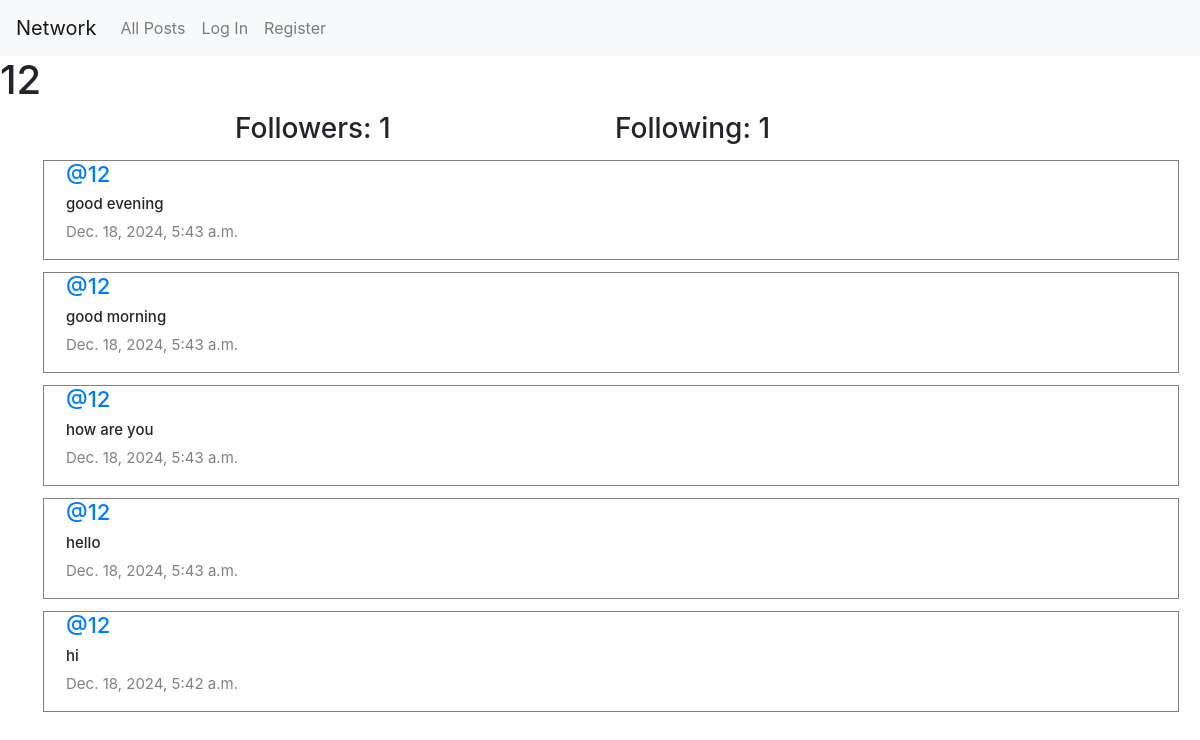
The page /profile/2 on the database its author committed.
### network/models.py (models this page shows, shortened)
class User(AbstractUser):
    pass

class Post(models.Model):
    content = models.CharField(max_length=140)
    user = models.ForeignKey(User, on_delete=models.CASCADE, related_name="author")
    date = models.DateTimeField(auto_now_add=True)

### network/views.py (the view)
# urls.py: path("profile/<int:user_id>",views.profile,name="profile"),
def profile(request, user_id):
    user = User.objects.get(pk=user_id)
    all_posts = Post.objects.filter(user=user).order_by("id").reverse()
    following = Follow.objects.filter(user=user)
    followers = Follow.objects.filter(user_follower=user)
    is_following = False
    try:
        check_follow = followers.filter(user=User.objects.get(pk=request.user.id))
        if len(check_follow) != 0:
            is_following = True
    except:
        is_following = False
    paginator = Paginator(all_posts, 10)
    page_number = request.GET.get('page')
    posts_of_the_page = paginator.get_page(page_number)
    return render(request, "network/profile.html", {
        "allPosts": all_posts,
        "posts_of_the_page": posts_of_the_page,
        "username": user.username,
        "following": following,
        "followers": followers,
        "isFollowing": is_following,
        "user_profile": user
    })

### network/templates/network/profile.html (shortened to what this page needs)
{% extends "network/layout.html" %}
{% block body %}
    <h1>{{ username }}</h1>
    <div class="container">
        <div class="row d-flex justify-content-center">
            <h3 class="col-4">Followers: {{ followers.count }}</h3>
            <h3 class="col-4">Following: {{ following.count }}</h3>
        </div>
    </div>
    <div class="all-posts">
        {% for post in posts_of_the_page %}
            <div class="row post">
                <h5 class="username"><a href="{% url 'profile' user_id=post.user.id %}">@{{ post.user }}</a></h5>
                <h6 class="content">{{ post.content }}</h6>
                <p class="date">{{ post.date }}</p>
            </div>
        {% endfor %}
    </div>
{% endblock %}

### network/static/network/styles.css (style rules this page uses)
.all-posts { display: flex; justify-content: flex-start; flex-direction: column; margin: 20px 21px 28px 28px solid black; padding-left: 22px; margin-bottom: 21px; }
.post { border: 0.1px solid gray; display: flex; justify-content: center; flex-direction: column; box-sizing: border-box; padding-left: 22px; margin: 6px 21px; }
.content { font-size: 15px; }
.username { font-size: 22px; }
.date { color:gray; font-size: 15px; }

### rows shown on the page
User: username "12"
Post: user "12", content "good evening", date "Dec. 18, 2024, 5:43 a.m."
Post: user "12", content "good morning", date "Dec. 18, 2024, 5:43 a.m."
Post: user "12", content "how are you", date "Dec. 18, 2024, 5:43 a.m."
Post: user "12", content "hello", date "Dec. 18, 2024, 5:43 a.m."
Post: user "12", content "hi", date "Dec. 18, 2024, 5:42 a.m."

### other values the page prints
{{ followers.count }} "1"
{{ following.count }} "1"
